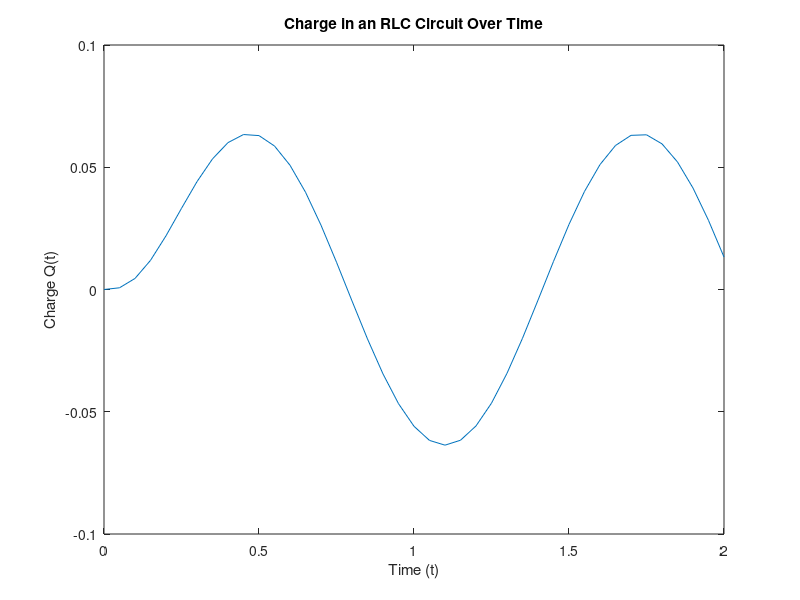

The MATLAB source for this figure:
function RLC_RK4
h = 0.05; 
t_end = 2; 
N = round(t_end / h); 
tspan = 0:h:t_end; 
y0 = [0; 0]; 
y = zeros(2, N+1);
y(:, 1) = y0;
for i = 1:N
k1 = f(tspan(i), y(:, i));
k2 = f(tspan(i) + h/2, y(:, i) + h/2 * k1);
k3 = f(tspan(i) + h/2, y(:, i) + h/2 * k2);
k4 = f(tspan(i) + h, y(:, i) + h * k3);
y(:, i+1) = y(:, i) + h/6 * (k1 + 2*k2 + 2*k3 + k4);
end
plot(tspan, y(1, :));
xlabel('Time (t)');
ylabel('Charge Q(t)');
title('Charge in an RLC Circuit Over Time');
end
function dydt = f(t, y)
x1 = y(1);
x2 = y(2);
dydt = zeros(2, 1);
dydt(1) = x2;
dydt(2) = -125*x1 - 20*x2 + 9*sin(5*t);
end